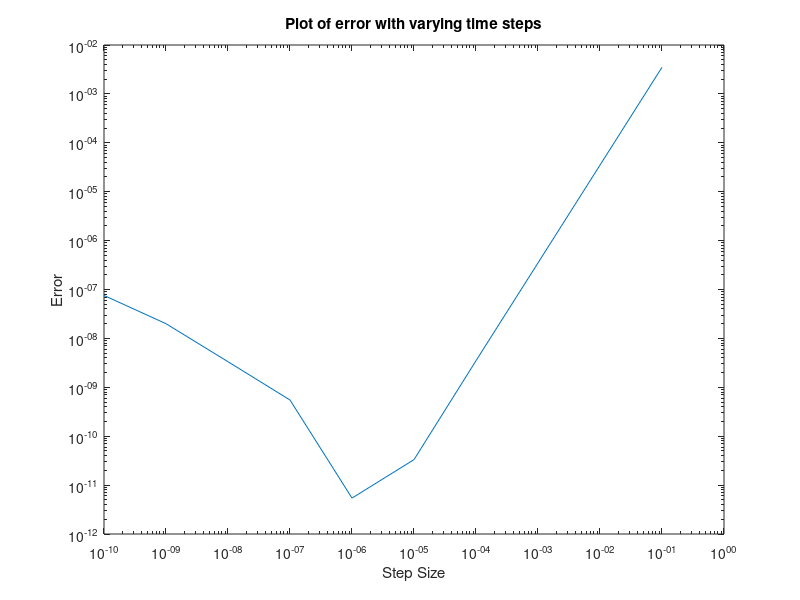

The MATLAB script that drew this image:
clear RoundoffErrorVariation;
format long;
N=11;
central_diff=zeros(1, N);
true_diff=zeros(1, N);
h=zeros(1, N);

% Step size and x
x=0.5;
h(1)=1;    %Starting value of h

%function to evaluate the polynomial
f = @(x) -0.1*x.^4 - 0.15*x.^3 - 0.5*x.^2 - 0.25.*x + 1.2;
df = @(x) -0.4*x.^3 - 0.45*x.^2 - x - 0.25;

%Calculation of central_diff
for j=2:N
    h(j)=h(j-1)/10;
    central_diff(j)=(f(x+h(j))-f(x-h(j)))/(2*h(j));
    true_diff(j)=df(x);
end

%Calculation of error
err=abs(true_diff-central_diff);

%Output
L=[h' central_diff' err'];
fprintf('     step_size      central_difference_values      error\n')
disp(L);

%Plotting
loglog(h, err), xlabel('Step Size'), ylabel('Error')
title('Plot of error with varying time steps')